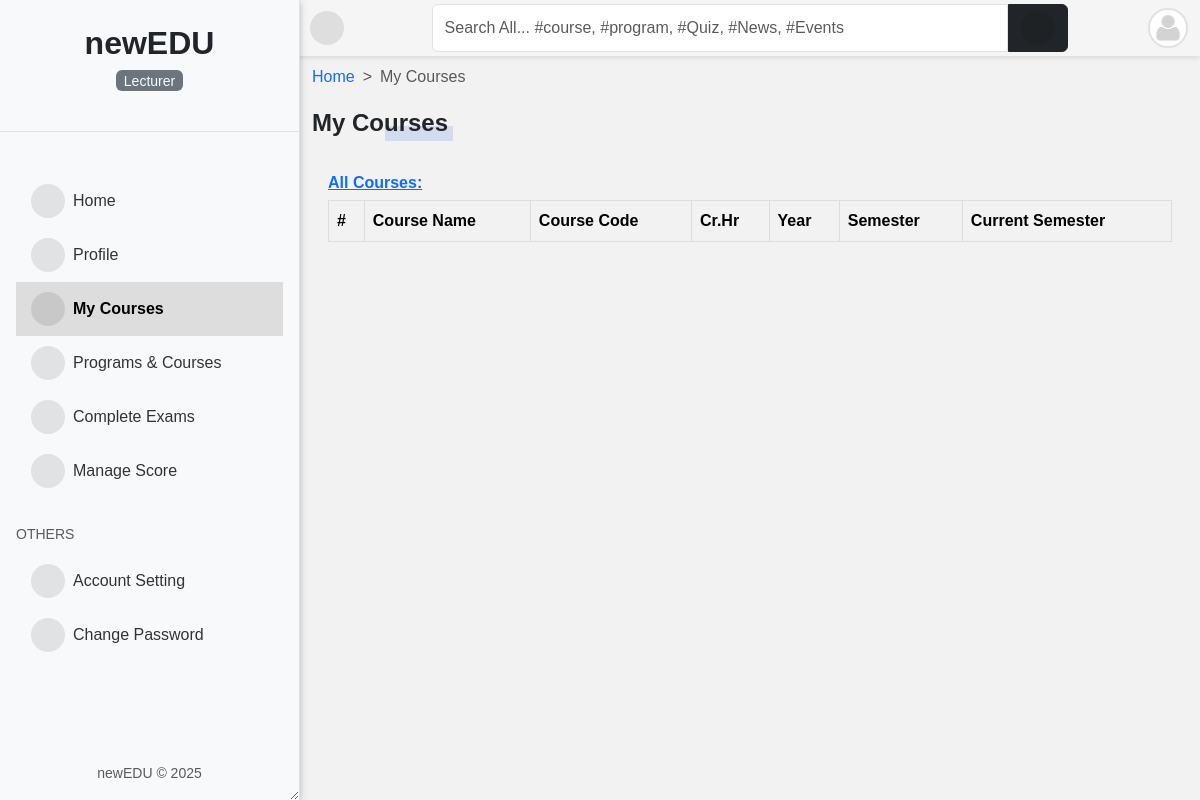
/uk/programs/my_courses/ (signed in), run on an earlier commit of the app's database.
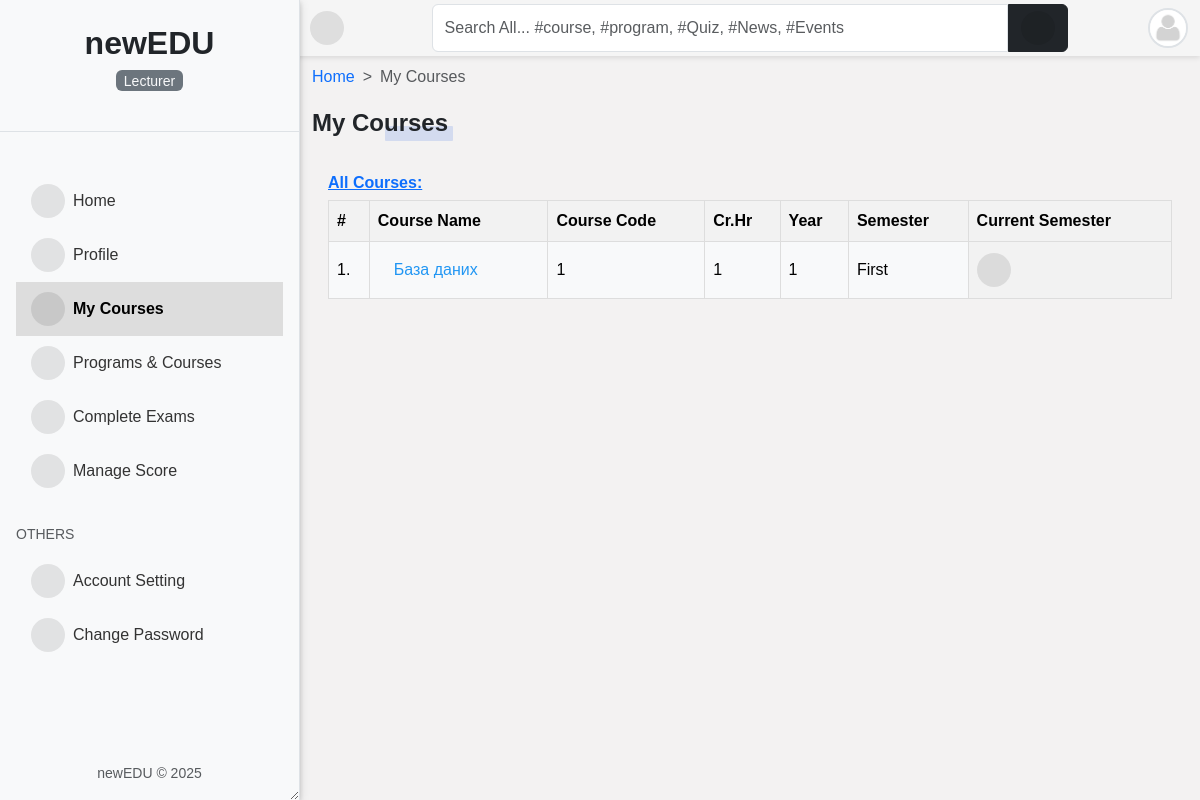
And on a later commit of the database.
### course/models.py (models this page shows, shortened)
class Course(models.Model):
    slug = models.SlugField(unique=True, blank=True)
    title = models.CharField(max_length=200)
    code = models.CharField(max_length=200, unique=True)
    credit = models.IntegerField(default=0)
    summary = models.TextField(max_length=200, blank=True)
    program = models.ForeignKey(Program, on_delete=models.CASCADE)
    level = models.CharField(max_length=25, choices=settings.LEVEL_CHOICES)
    year = models.IntegerField(choices=settings.YEARS, default=1)
    semester = models.CharField(choices=settings.SEMESTER_CHOICES, max_length=200)
    is_elective = models.BooleanField(default=False)
    objects = CourseManager()
    def get_absolute_url(self):
        if not self.slug:
            self.generate_slug()
            self.save()
        return reverse("course_detail", kwargs={"slug": self.slug})
    @property
    def is_current_semester(self):
        current_semester = Semester.objects.filter(is_current_semester=True).first()
        return self.semester == current_semester.semester if current_semester else False

### course/views.py (the view, shortened to what this page needs)
# urls.py: path("my_courses/", views.user_course_list, name="user_course_list"),
@login_required
def user_course_list(request):
    if request.user.is_lecturer:
        courses = Course.objects.filter(allocated_course__lecturer__pk=request.user.id)
        return render(request, "course/user_course_list.html", {"courses": courses})

### accounts/models.py (called while the page is built)
    @property
    def get_user_role(self):
        if self.is_superuser:
            role = _("Admin")
        elif self.is_student:
            role = _("Student")
        elif self.is_lecturer:
            role = _("Lecturer")
        elif self.is_parent:
            role = _("Parent")
        return role

### templates/course/user_course_list.html (shortened to what this page needs)
{% extends 'base.html' %}
{% load i18n %}
{% load static %}
{% block content %}
<nav style="--bs-breadcrumb-divider: '>';" aria-label="breadcrumb">
    <ol class="breadcrumb">
        <li class="breadcrumb-item"><a href="/">{% trans 'Home' %}</a></li>
        <li class="breadcrumb-item active" aria-current="page">{% trans 'My Courses' %}</li>
    </ol>
</nav>
{% if request.user.is_lecturer %}
    <div class="title-1">{% trans 'My Courses' %}</div>
{% endif %}
<div class="table-responsive p-3">
    <h6 class="fw-bold text-primary"><u>{% trans 'All Courses:' %}</u></h6>
    <div class="table-shadow">
        <table class="table table-light">
            <thead>
                <tr>
                    <th>#</th>
                    <th> {% trans 'Course Name' %} </th>
                    <th> {% trans 'Course Code' %} </th>
                    <th> {% trans 'Cr.Hr' %} </th>
                    <th> {% trans 'Year' %} </th>
                    <th> {% trans 'Semester' %} </th>
                    <th> {% trans 'Current Semester' %} </th>
                </tr>
            </thead>
            <tbody>
                {% for course in courses %}
                <tr>
                    <td>{{ forloop.counter }}.</td>
                    <td><a href="{{ course.get_absolute_url }}">
                        {{ course.title }}</a></td>
                    <td>{{ course.code }}</td>
                    <td>{{ course.credit }}</td>
                    <td>{{ course.year }}</td>
                    <td>{{ course.semester }}</td>
                    <th>
                        {% if course.is_current_semester == False %}
                        <i class="fas fa-times-circle fa-1-5x danger"></i>
                        {% else %}
                        <i class="fas fa-check-circle"></i>
                        {% endif %}
                    </th>
                </tr>
                {% endfor %}
            </tbody>
        </table>
    </div>
</div>
{% endblock content %}

What changed in the data, as far as the page shows it:
added Course: title "База даних", code "1", credit "1", year "1", semester "First"
